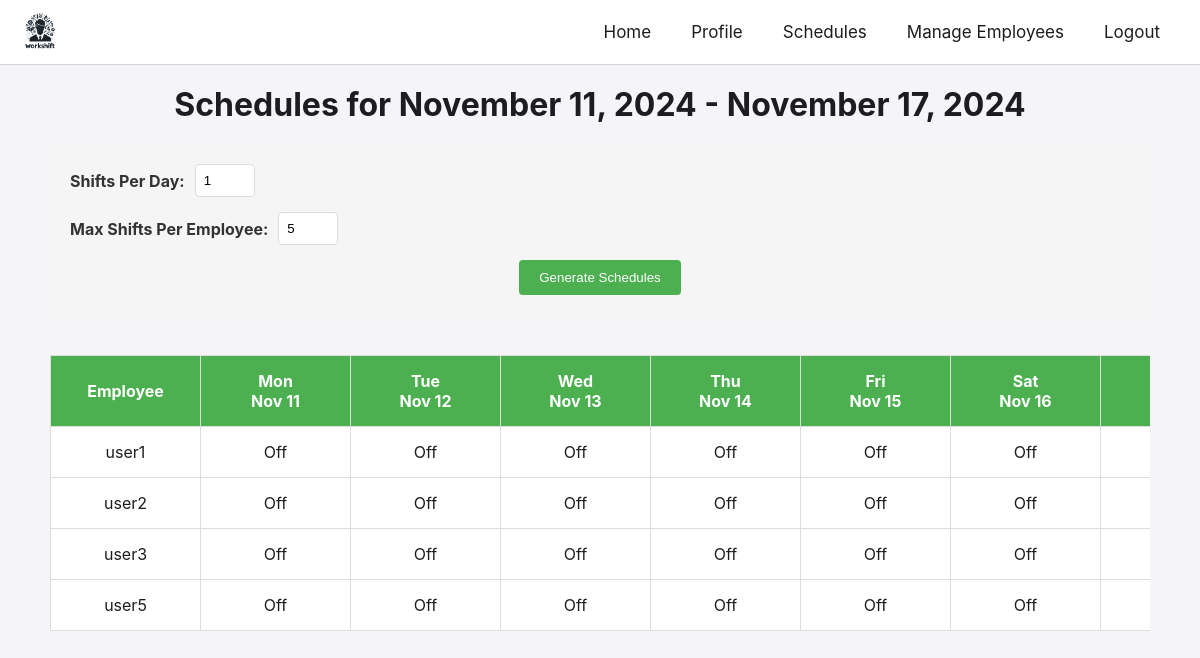
Page /view_schedules (signed in) on the committed database.
### workscheduler/classes/user.py (models this page shows, shortened)
class User(db.Model):
    __tablename__ = 'users'
    username = db.Column(db.String(80), primary_key=True)
    password_hash = db.Column(db.String(128), nullable=False)
    first_name = db.Column(db.String(80))
    last_name = db.Column(db.String(80))
    email = db.Column(db.String(120))
    phone = db.Column(db.String(20))
    address = db.Column(db.String(200))
    sick_hours = db.Column(db.Float, default=0)
    pto_hours = db.Column(db.Float, default=0)
    hourly_rate = db.Column(db.Float)
    job_assignment = db.Column(db.String(80))
    hire_date = db.Column(db.String(20))
    role = db.Column(db.String(20), default='employee')
    schedules = db.relationship('Schedule', backref='user', lazy=True)

### workscheduler/app.py (the view, shortened to what this page needs)
@app.route('/view_schedules', methods=['GET', 'POST'])
@login_required
def view_schedules():
    username = session['username']
    user = User.query.filter_by(username=username).first()
    role = user.role
    week_dates = get_week_dates()
    current_week = f"{week_dates[0].strftime('%B %d, %Y')} - {week_dates[-1].strftime('%B %d, %Y')}"
    if role == 'admin':
        if request.method == 'POST':
            employees = User.query.filter(User.role != 'admin').all()
            if not employees:
                flash('Cannot generate schedules because there are no employees.', 'error')
                return redirect(url_for('view_schedules'))
            if request.form['action'] == 'generate':
                shifts_per_day = int(request.form.get('shifts_per_day', 1))
                max_shifts = int(request.form.get('max_shifts', 5))
                success = generate_shifts(shifts_per_day=shifts_per_day, max_shifts_per_employee=max_shifts)
            if success:
                flash('Schedules generated successfully.', 'success')
                return redirect(url_for('view_schedules'))
            else:
                flash('No feasible schedule found.', 'error')
                return redirect(url_for('view_schedules'))
        else:
            employees = User.query.filter(User.role != 'admin').all()
            schedules = {}
            for employee in employees:
                employee_schedule = Schedule.query.filter_by(username=employee.username).filter(
                    Schedule.date.in_([d.strftime('%Y-%m-%d') for d in week_dates])).all()
                date_to_shift = {s.date: s for s in employee_schedule}
                schedules[employee.username] = date_to_shift
            return render_template('admin_view_schedules.html', schedules=schedules, week_dates=week_dates,
                                   users=employees, role=role, current_week=current_week)

### workscheduler/core/utils.py (called while the page is built)
def get_week_dates():
    today = datetime.date.today()
    days_until_monday = (7 - today.weekday()) % 7
    start_day = today + datetime.timedelta(days=days_until_monday)
    week_dates = [start_day + datetime.timedelta(days=i) for i in range(7)]
    return week_dates

### workscheduler/templates/admin_view_schedules.html (shortened to what this page needs)
<!DOCTYPE html>
<html lang="en">
<head>
    <link rel="stylesheet" href="{{ url_for('static', filename='styles.css') }}">
</head>
<body class="admin-schedule-view">
    {% include 'navbar.html' %}
    <div class="content-container">
        <h1>Schedules for {{ current_week }}</h1>
    <form method="POST" class="generate-schedule-form">
        <div class="form-group">
            <label for="shifts_per_day" class="schedule-label">Shifts Per Day:</label>
            <input type="number" class="schedule-input" id="shifts_per_day"
                   name="shifts_per_day" value="1" min="1" max="3">
        </div>
        <div class="form-group">
            <label for="max_shifts" class="schedule-label">Max Shifts Per Employee:</label>
            <input type="number" class="schedule-input" id="max_shifts"
                   name="max_shifts" value="5" min="1" max="7">
        </div>
        <button type="submit" name="action" value="generate"
                class="schedule-btn">Generate Schedules</button>
    </form>
        <div class="admin-schedule-table">
            <table>
                <thead>
                    <tr>
                        <th>Employee</th>
                        {% for date in week_dates %}
                        <th>{{ date.strftime('%a<br>%b %d')|safe }}</th>
                        {% endfor %}
                    </tr>
                </thead>
                <tbody>
                    {% for user, schedule in schedules.items() %}
                    <tr>
                        <td>{{ user }}</td>
                        {% for date in week_dates %}
                        <td class="shift-cell"
                            onclick="window.editShift(this)"
                            data-username="{{ user }}"
                            data-date="{{ date.strftime('%Y-%m-%d') }}"
                            data-start="{{ schedule[date.strftime('%Y-%m-%d')].start_time if date.strftime('%Y-%m-%d') in schedule else '' }}"
                            data-end="{{ schedule[date.strftime('%Y-%m-%d')].end_time if date.strftime('%Y-%m-%d') in schedule else '' }}">
                            {% if date.strftime('%Y-%m-%d') in schedule %}
                                {{ schedule[date.strftime('%Y-%m-%d')].start_time|datetimeformat }} -
                                {{ schedule[date.strftime('%Y-%m-%d')].end_time|datetimeformat }}
                            {% else %}
                                Off
                            {% endif %}
                        </td>
                        {% endfor %}
                    </tr>
                    {% endfor %}
                </tbody>
            </table>
        </div>
    </div>
</body>
</html>

### workscheduler/static/styles.css (style rules this page uses)
*, *::before, *::after { box-sizing: border-box; }
body { margin: 0; font-family: -apple-system, BlinkMacSystemFont, 'Segoe UI', Roboto, Oxygen, Ubuntu, Cantarell, 'Open Sans', 'Helvetica Neue', sans-serif; color: #1d1d1f; background-color: #f5f5f7; }
.content-container { width: 80%; margin: 0 auto; padding: 20px; background-color: white; }
.content-container h1 { text-align: center; margin-top: 0; margin-bottom: 20px; }
table { width: 100%; border-collapse: collapse; margin: 20px 0; }
table thead { background-color: #f5f5f7; }
table th, table td { padding: 12px 15px; border: 1px solid #d2d2d7; text-align: left; }
table th { font-weight: bold; }
table tbody tr:nth-child(even) { background-color: #f9f9f9; }
.admin-schedule-table { width: 100%; overflow-x: auto; margin-top: 20px; }
.admin-schedule-table table { width: 100%; border-collapse: collapse; min-width: 1000px; }
.admin-schedule-table th, .admin-schedule-table td { padding: 15px; text-align: center; border: 1px solid #ddd; }
.admin-schedule-table th { background-color: #4CAF50; color: white; font-weight: bold; }
.admin-schedule-table td { background-color: white; min-width: 150px; }
.generate-schedule-form { margin: 20px 0; text-align: center; }
.generate-schedule-form { margin: 20px 0; padding: 20px; background-color: #f5f5f5; border-radius: 5px; }
.form-group { margin-bottom: 15px; display: flex; align-items: center; }
.schedule-label { margin-right: 10px; color: #333; font-weight: bold; }
.schedule-input { padding: 8px; border: 1px solid #ddd; border-radius: 4px; width: 60px; background-color: white; }
.schedule-btn { background-color: #4CAF50; color: white; padding: 10px 20px; border: none; border-radius: 4px; cursor: pointer; }
.admin-schedule-view .content-container { width: 95%; max-width: 1400px; background-color: transparent; }
.shift-cell { cursor: pointer; }

### rows in the picture
User: username "user1"
User: username "user2"
User: username "user3"
User: username "user5"

### other values in the picture
{{ current_week }} "November 11, 2024 - November 17, 2024"
{{ date.strftime('%a<br>%b %d')|safe }} "Mon Nov 11" "Tue Nov 12" "Wed Nov 13" "Thu Nov 14" "Fri Nov 15" "Sat Nov 16"
